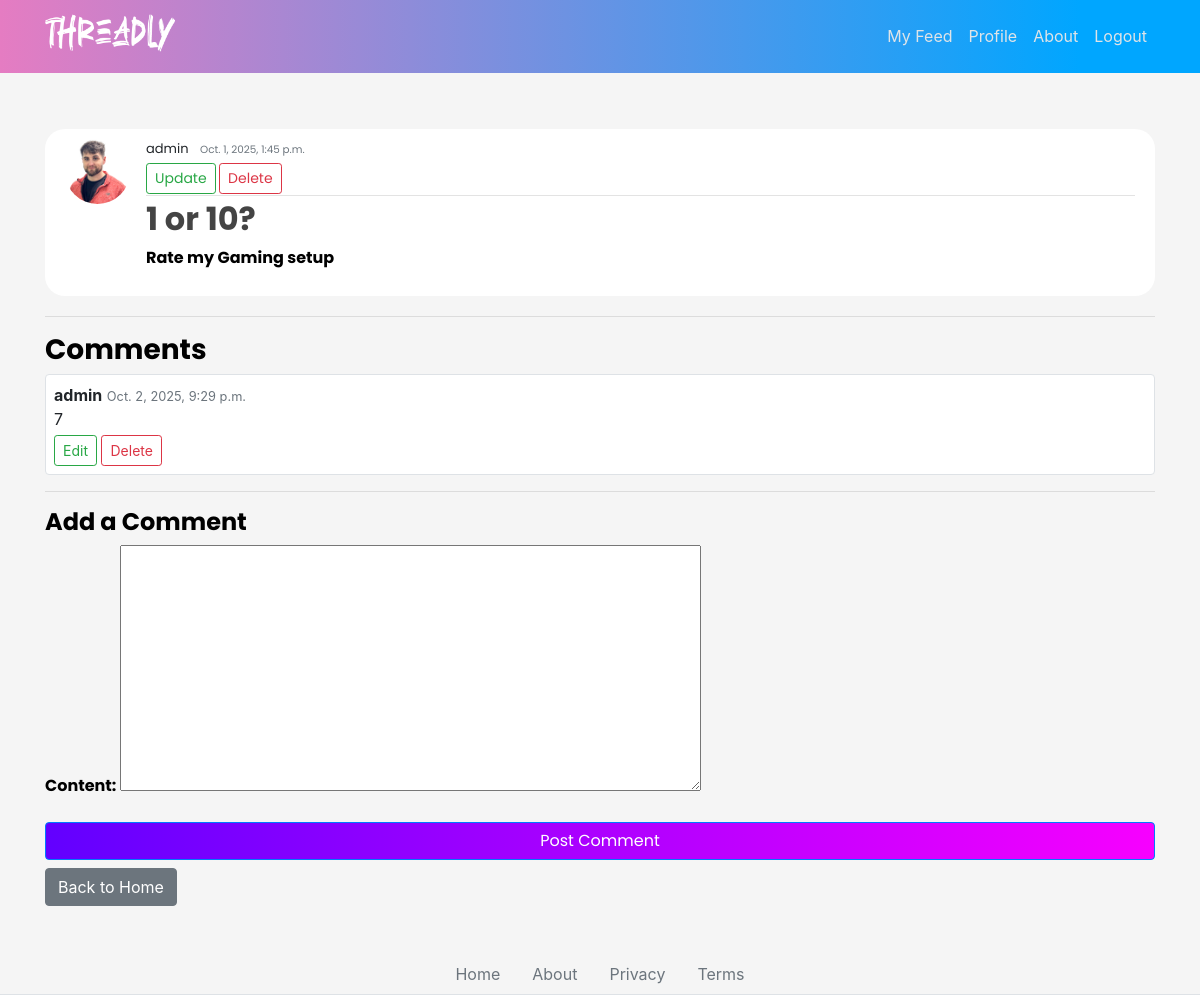
Screenshot of /post/56/ (signed in) with the database file from the repository.
### blog/models.py (models this page shows, shortened)
class Post(models.Model):
    title = models.CharField(max_length=200)
    content = models.TextField()
    date_posted = models.DateTimeField(default=timezone.now)
    author = models.ForeignKey(User, on_delete=models.CASCADE)
    likes = models.ManyToManyField(User, related_name='liked_posts', blank=True)
    dislikes = models.ManyToManyField(User, related_name='disliked_posts', blank=True)
    image = models.ImageField(upload_to='post_images/', blank=True, null=True)

class Comment(models.Model):
    post = models.ForeignKey(
        Post, on_delete=models.CASCADE, related_name='comments'
    )
    author = models.ForeignKey(User, on_delete=models.CASCADE)
    content = models.TextField()
    date_posted = models.DateTimeField(default=timezone.now)
    image = models.ImageField(upload_to='post_images/', blank=True, null=True)

### users/models.py (models this page shows, shortened)
class Profile(models.Model):
    user = models.OneToOneField(User, on_delete=models.CASCADE)
    image = models.ImageField(
        default='profile_pics/default.png',
        upload_to='profile_pics',
    )
    favorite_game = models.CharField(max_length=100, blank=True)
    twitter = models.URLField(blank=True, null=True)
    linkedin = models.URLField(blank=True, null=True)
    facebook = models.URLField(blank=True, null=True)
    bio = models.TextField(blank=True)

### blog/views.py (the view, shortened to what this page needs)
class PostDetailView(LoginRequiredMixin, DetailView):
    model = Post
    template_name = 'blog/post_detail.html'
    def get_context_data(self, **kwargs):
        context = super().get_context_data(**kwargs)
        context['form'] = CommentForm()  # empty comment form
        return context

### blog/forms.py
class CommentForm(forms.ModelForm):
    class Meta:
        model = Comment
        fields = ['content']

### blog/templates/blog/post_detail.html (shortened to what this page needs)
{% extends 'blog/base.html' %}
{% load crispy_forms_tags %}
{% block content %}
<article class="media content-section">
    <img class="rounded-circle article-img"
         src="{% if object.author.profile.image %}{{ object.author.profile.image.url }}{% else %}https://blogproj-media.s3.eu-north-1.amazonaws.com/media/profile_pics/default.png{% endif %}"
         alt="profile image">
    <div class="media-body">
        <div class="article-metadata">
            <span class="mr-2">{{ object.author }}</span>
            <small class="text-muted">{{ object.date_posted }}</small><br>
            {% if object.author == user %}
            <div class="mt-1">
                <a class="btn btn-outline-success btn-sm" href="{% url 'blog-update' object.id %}">Update</a>
                <a class="btn btn-outline-danger btn-sm" href="{% url 'blog-delete' object.id %}">Delete</a>
            </div>
            {% endif %}
        </div>
        <h2 class="article-title">{{ object.title }}</h2>
        <p class="article-content">{{ object.content }}</p>
    </div>
</article>
<hr>
<h3>Comments</h3>
{% for comment in object.comments.all %}
<div class="content-section mb-2 p-2 border rounded">
    <strong>{{ comment.author }}</strong>
    <small class="text-muted">{{ comment.date_posted }}</small><br>
    {{ comment.content }}
    {% if comment.author == user %}
    <div class="mt-1">
        <a class="btn btn-sm btn-outline-success" href="{% url 'comment-update' comment.id %}">Edit</a>
        <a class="btn btn-sm btn-outline-danger" href="{% url 'comment-delete' comment.id %}">Delete</a>
    </div>
    {% endif %}
</div>
{% empty %}
<p>No comments yet.</p>
{% endfor %}
{% if user.is_authenticated %}
<hr>
<h4>Add a Comment</h4>
<form method="post">
    {{ form.as_p }}
    <button class="btn btn-primary" type="submit">Post Comment</button>
</form>
<div class="mt-2">
    <a href="{% url 'blog-home' %}" class="btn btn-secondary">Back to Home</a>
</div>
{% else %}
<p><a href="{% url 'login' %}">Log in</a> to comment.</p>
{% endif %}
{% endblock content %}

### blog/static/blog/main.css (style rules this page uses)
body { background-color: whitesmoke; margin-top: 5rem; background-size: contain; background-repeat: no-repeat; }
h1, h2, h3, h4, h5, h6, p { color: black; font-family: 'Poppins', sans-serif; font-weight: bold; }
.content-section { background: #ffffff; padding: 10px 20px; border-radius: 20px; margin-bottom: 20px; }
.article-title { color: #444444; }
.article-content { white-space: pre-line; }
.article-img { height: 65px; width: 65px; margin-right: 16px; }
.article-metadata { font-family: 'Poppins', sans-serif; padding-bottom: 1px; margin-bottom: 4px; font-size: 13px; border-bottom: 1px solid #e3e3e3; }
button { font-family: 'Poppins', sans-serif; border: none; outline: 0; display: inline-block; padding: 8px; color: white; background: linear-gradient(270deg, rgb(247, 0, 255) 0%, rgb(98, 0, 255) 100%); text-align: center; cursor: pointer; width: 100%; font-size: 18px; transition: 1s; }

### rows the page displays
Post: author.image (picture), author "admin", date_posted "Oct. 1, 2025, 1:45 p.m.", title "1 or 10?", content "Rate my Gaming setup"
Comment: author "admin", date_posted "Oct. 2, 2025, 9:29 p.m.", content "7", shows "Edit"
